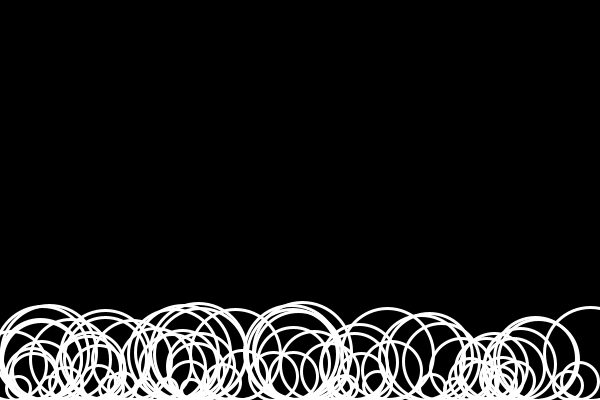
Frame 1 (no input)
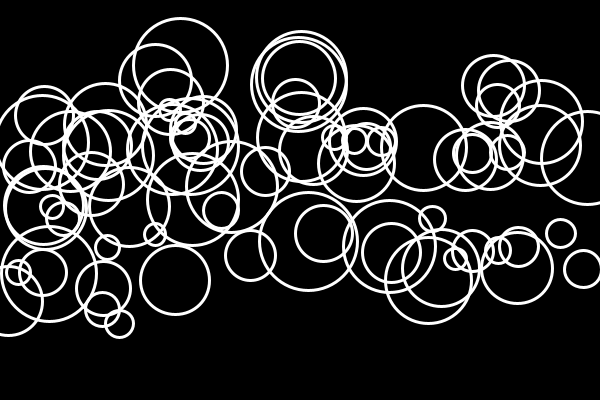
Frame 60 (the mouse pressed at the canvas centre just before this capture)
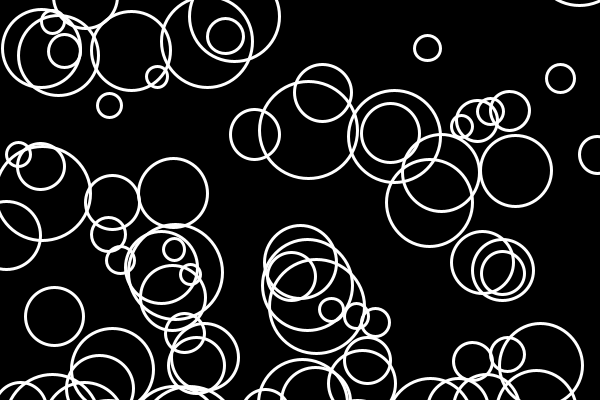
Frame 120 (the mouse held since frame 60 and released just before this capture)

The Processing sketch that drew these frames (run headless with seeded random() and noise(); from frame 60 on, the mouse is pressed at the canvas centre):

// Processing sketch: Floating_Bubbles_or_Ballons
// ── Floating_Bubbles_or_Ballons.pde
Bubble [] bubbles = new Bubble[75];

void setup() {
  size(600, 400);
  
  for(int i = 0; i < bubbles.length; i++) {
    bubbles[i] = new Bubble();
  }
}

void draw() {
  background(0);
 
  for(int i = 0; i < bubbles.length; i++) {
    bubbles[i].show();
    bubbles[i].ascend();
    bubbles[i].top();
  }
}

// ── Bubble.pde
class Bubble {
 
  float x;
  float y;
  float r;
  float speed;
  
  Bubble() {
   
    r = random(10, 50);
    x = x + random(width);
    y = height - r;
    speed = random(1, 5);
  }
  
  void show() {
    
    strokeWeight(3);
    stroke(255);
    noFill();
    ellipse(x, y, r * 2, r * 2);
  }
  
  void ascend() {
   
    y -= speed;
    x += random(-1, 1);
  }
  
  void top() {
   
    if(y <= -r) {
      y = height + r;
    }
  }
  
}
